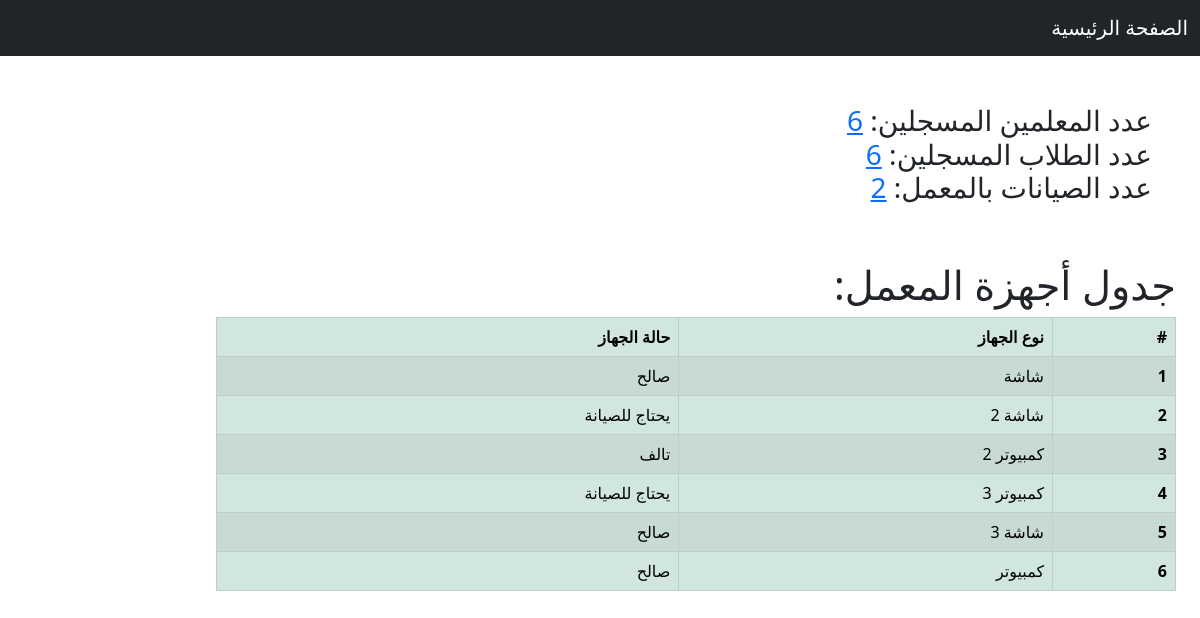
/lab/, run on the app's committed database.
### main/models.py (models this page shows, shortened)
class Device(models.Model):
    good = 0
    maintainance = 1
    bad = 2
    Choices = [(good, 'صالح'), (maintainance, 'صيانة'), (bad, 'تالف')]
    state = models.PositiveSmallIntegerField(
        choices=Choices, verbose_name='حالة الجهاز')
    type = models.CharField(max_length=30, verbose_name='نوع الجهاز')

### main/views.py (the view)
# urls.py: path('lab/', views.lab_view, name='lab'),
def lab_view(request):
    teachers = Teacher.objects.all().count()
    students = Student.objects.all().count()
    devices = Device.objects.all()
    maintainances = Maintainance.objects.all().count()
    return render(request, 'main/lab.html',
                  {
                      'teachers': teachers,
                      'students': students,
                      'devices': devices,
                      'maintainances': maintainances
                  })

### main/templatetags/my_filters.py (called while the page is built)
def get_state(obj):
    dict = {0: 'صالح', 1: 'يحتاج للصيانة', 2: 'تالف'}
    return dict[obj]

### templates/main/lab.html (shortened to what this page needs)
{% extends "main/index.html" %}
{% load my_filters %}
{% block header %}
<h3 class="p-5">
  عدد المعلمين المسجلين: <a href="{% url 'teachers' %}">{{ teachers }}</a>
  <br>
  عدد الطلاب المسجلين: <a href="{% url 'students' %}">{{ students }}</a>
  <br>
  عدد الصيانات بالمعمل: <a href="{% url 'maintainance' %}">{{ maintainances }}</a>
</h3>
{% endblock %}
{% block content %}
<div class="px-4">
  {% if devices %}
  <h1>جدول أجهزة المعمل:</h1>
  <table class="table table-bordered table-striped table-success" style="width:60rem">
    <thead>
      <tr>
        <th scope="col">#</th>
        <th scope="col">نوع الجهاز</th>
        <th scope="col">حالة الجهاز</th>
      </tr>
    </thead>
    <tbody>
    {% for device in devices %}
      <tr>
        <th scope="row">{{ forloop.counter }}</th>
        <td>{{ device.type }}</td>
        <td>{{ device.state|get_state }}</td>
      </tr>
    {% endfor %}
    </tbody>
  </table>
  {% else %}
  <h2>لا يوجد جدول بالمعلمين</h2>
  {% endif %}
</div>
{% endblock %}

### templates/main/index.html (shortened to what this page needs)
<html dir="rtl" lang="ar">
{% load static %}
<link rel="stylesheet" href="https://cdn.jsdelivr.net/npm/bootstrap@5.0.2/dist/css/bootstrap.rtl.min.css"
>
{% block navbar %}
<nav class="navbar navbar-dark bg-dark">
    <div class="container-fluid">
        <a class="navbar-brand" href="{% url 'index' %}">الصفحة الرئيسية</a>
    </div>
</nav>
{% endblock %}
{% block header %}{% endblock %}
{% block content %}{% endblock %}
</html>

### data on the page
Device: type "شاشة", state|get_state "صالح"
Device: type "شاشة 2", state|get_state "يحتاج للصيانة"
Device: type "كمبيوتر 2", state|get_state "تالف"
Device: type "كمبيوتر 3", state|get_state "يحتاج للصيانة"
Device: type "شاشة 3", state|get_state "صالح"
Device: type "كمبيوتر", state|get_state "صالح"

### other printed values
{{ teachers }} "6"
{{ students }} "6"
{{ maintainances }} "2"
